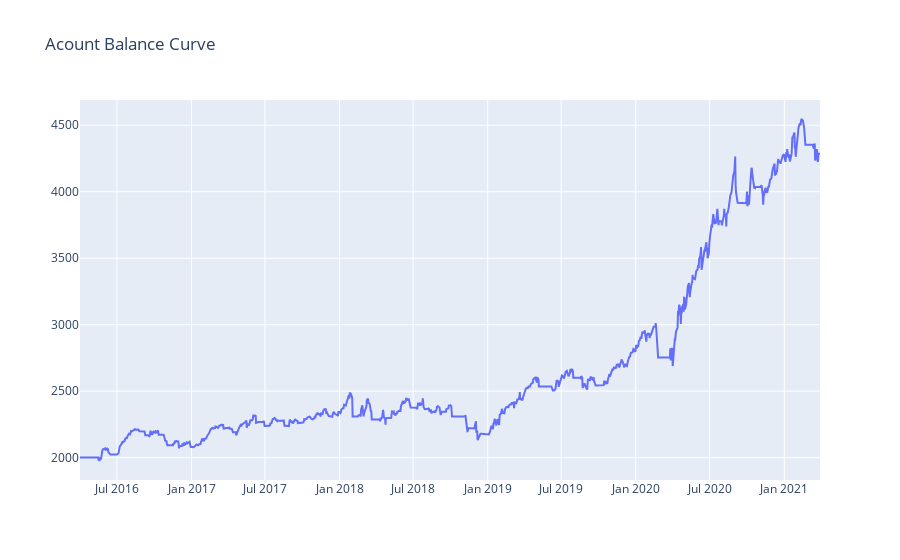

Write notebook code for a chart like this one.
### Code cell
balance = go.Scatter(
    x= tester.result_balance_df['Time'],
    y= tester.result_balance_df['Balance'])
layout = go.Layout(title = 'Acount Balance Curve')
fig = go.Figure(balance, layout=layout)
fig.show()

### Figure 1 — Plotly figure (JSON) as saved in the notebook; plotly's stock layout.template omitted (floating-point values rounded to 4 significant figures; data arrays with more than 128 entries replaced by an {"elided": "..."} marker saying what was removed)
{"data": [{"type": "scatter", "x": {"elided": "1258 str values"}, "y": {"elided": "1258 float values"}}], "layout": {"title": {"text": "Acount Balance Curve"}}}
